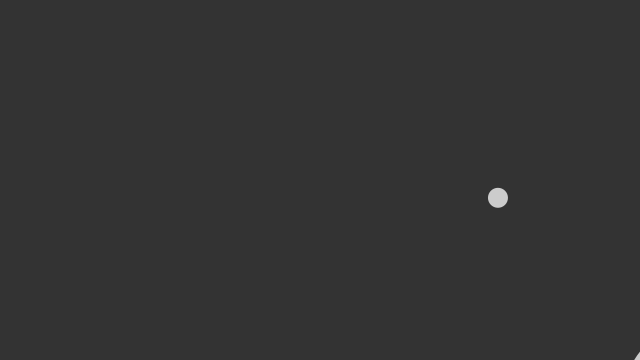
Frame 1 (no input)
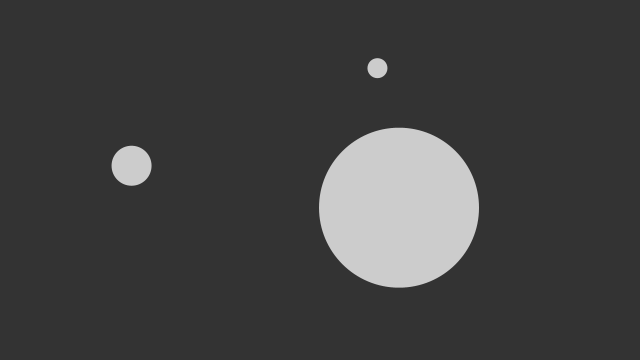
Frame 60 (the mouse pressed at the canvas centre just before this capture)
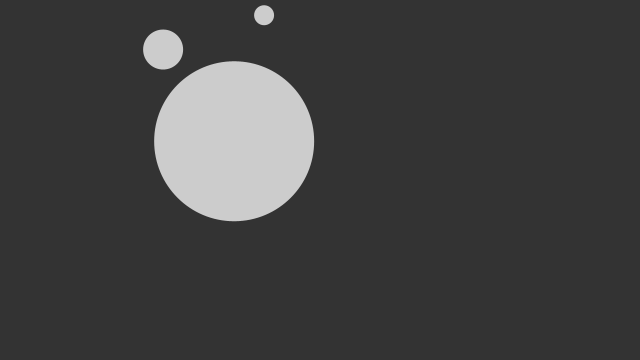
Frame 120 (the mouse held since frame 60 and released just before this capture)

The Processing sketch that drew these frames (run headless with seeded random() and noise(); from frame 60 on, the mouse is pressed at the canvas centre):

// Processing sketch: Task3
// ── Task3.pde
class Ball {
  PVector position;
  PVector velocity;

  float radius, m;

  Ball(float x, float y, float r_) {
    position = new PVector(x, y);
    velocity = PVector.random2D();
    velocity.mult(3);
    radius = r_;
    m = radius*.1;
  }

  void update() {
    position.add(velocity);
  }

  void checkBoundaryCollision() {
    if (position.x > width-radius) {
      position.x = width-radius;
      velocity.x *= -1;
    } else if (position.x < radius) {
      position.x = radius;
      velocity.x *= -1;
    } else if (position.y > height-radius) {
      position.y = height-radius;
      velocity.y *= -1;
    } else if (position.y < radius) {
      position.y = radius;
      velocity.y *= -1;
    }
  }

  void checkCollision(Ball other) {

    // Get distances between the balls components
    PVector distanceVect = PVector.sub(other.position, position);

    // Calculate magnitude of the vector separating the balls
    float distanceVectMag = distanceVect.mag();

    // Minimum distance before they are touching
    float minDistance = radius + other.radius;

    if (distanceVectMag < minDistance) {
      float distanceCorrection = (minDistance-distanceVectMag)/2.0;
      PVector d = distanceVect.copy();
      PVector correctionVector = d.normalize().mult(distanceCorrection);
      other.position.add(correctionVector);
      position.sub(correctionVector);

      // get angle of distanceVect
      float theta  = distanceVect.heading();
      // precalculate trig values
      float sine = sin(theta);
      float cosine = cos(theta);

      /* bTemp will hold rotated ball positions. You 
       just need to worry about bTemp[1] position*/
      PVector[] bTemp = {
        new PVector(), new PVector()
      };

      /* this ball's position is relative to the other
       so you can use the vector between them (bVect) as the 
       reference point in the rotation expressions.
       bTemp[0].position.x and bTemp[0].position.y will initialize
       automatically to 0.0, which is what you want
       since b[1] will rotate around b[0] */
      bTemp[1].x  = cosine * distanceVect.x + sine * distanceVect.y;
      bTemp[1].y  = cosine * distanceVect.y - sine * distanceVect.x;

      // rotate Temporary velocities
      PVector[] vTemp = {
        new PVector(), new PVector()
      };

      vTemp[0].x  = cosine * velocity.x + sine * velocity.y;
      vTemp[0].y  = cosine * velocity.y - sine * velocity.x;
      vTemp[1].x  = cosine * other.velocity.x + sine * other.velocity.y;
      vTemp[1].y  = cosine * other.velocity.y - sine * other.velocity.x;

      /* Now that velocities are rotated, you can use 1D
       conservation of momentum equations to calculate 
       the final velocity along the x-axis. */
      PVector[] vFinal = {  
        new PVector(), new PVector()
      };

      // final rotated velocity for b[0]
      vFinal[0].x = ((m - other.m) * vTemp[0].x + 2 * other.m * vTemp[1].x) / (m + other.m);
      vFinal[0].y = vTemp[0].y;

      // final rotated velocity for b[0]
      vFinal[1].x = ((other.m - m) * vTemp[1].x + 2 * m * vTemp[0].x) / (m + other.m);
      vFinal[1].y = vTemp[1].y;

      // hack to avoid clumping
      bTemp[0].x += vFinal[0].x;
      bTemp[1].x += vFinal[1].x;

      /* Rotate ball positions and velocities back
       Reverse signs in trig expressions to rotate 
       in the opposite direction */
      // rotate balls
      PVector[] bFinal = { 
        new PVector(), new PVector()
      };

      bFinal[0].x = cosine * bTemp[0].x - sine * bTemp[0].y;
      bFinal[0].y = cosine * bTemp[0].y + sine * bTemp[0].x;
      bFinal[1].x = cosine * bTemp[1].x - sine * bTemp[1].y;
      bFinal[1].y = cosine * bTemp[1].y + sine * bTemp[1].x;

      // update balls to screen position
      other.position.x = position.x + bFinal[1].x;
      other.position.y = position.y + bFinal[1].y;

      position.add(bFinal[0]);

      // update velocities
      velocity.x = cosine * vFinal[0].x - sine * vFinal[0].y;
      velocity.y = cosine * vFinal[0].y + sine * vFinal[0].x;
      other.velocity.x = cosine * vFinal[1].x - sine * vFinal[1].y;
      other.velocity.y = cosine * vFinal[1].y + sine * vFinal[1].x;
    }
  }

  void display() {
    noStroke();
    fill(204);
    ellipse(position.x, position.y, radius*2, radius*2);
  }
}

/**
 * Circle Collision with Swapping Velocities
 * 
 */
 
Ball[] balls =  { 
  new Ball(100, 400, 20), 
  new Ball(700, 400, 80),
  new Ball(500, 200, 10)  // add another ball
};

void setup() {
  size(640, 360);
}

void draw() {
  background(51);

  for (Ball b : balls) {
    b.update();
    b.display();
    b.checkBoundaryCollision();
  }
  
  //Check collision each other
  for (int i=0; i<balls.length; i++) {
    for (int j=i+1; j<balls.length; j++) {
      balls[i].checkCollision(balls[j]);
    }
  }
}
